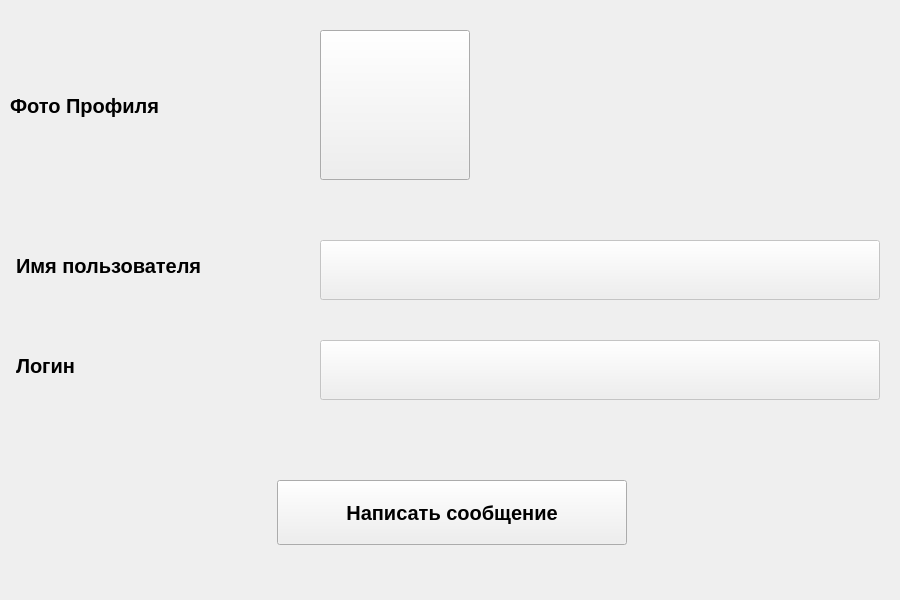
<?xml version="1.0" encoding="UTF-8"?>
<ui version="4.0">
 <class>Form</class>
 <widget class="QWidget" name="Form">
  <property name="geometry">
   <rect>
    <x>0</x>
    <y>0</y>
    <width>900</width>
    <height>600</height>
   </rect>
  </property>
  <property name="minimumSize">
   <size>
    <width>900</width>
    <height>600</height>
   </size>
  </property>
  <property name="maximumSize">
   <size>
    <width>900</width>
    <height>600</height>
   </size>
  </property>
  <property name="windowTitle">
   <string>Информация профиля</string>
  </property>
  <property name="windowIcon">
   <iconset>
    <normaloff>../Структурные фото/Икона.png</normaloff>../Структурные фото/Икона.png</iconset>
  </property>
  <widget class="QPushButton" name="pushButton_2">
   <property name="enabled">
    <bool>false</bool>
   </property>
   <property name="geometry">
    <rect>
     <x>320</x>
     <y>240</y>
     <width>560</width>
     <height>60</height>
    </rect>
   </property>
   <property name="font">
    <font>
     <family>Arial</family>
     <pointsize>15</pointsize>
     <weight>75</weight>
     <italic>false</italic>
     <bold>true</bold>
    </font>
   </property>
   <property name="text">
    <string/>
   </property>
  </widget>
  <widget class="QLabel" name="label_2">
   <property name="geometry">
    <rect>
     <x>16</x>
     <y>220</y>
     <width>301</width>
     <height>91</height>
    </rect>
   </property>
   <property name="font">
    <font>
     <pointsize>15</pointsize>
     <weight>75</weight>
     <bold>true</bold>
    </font>
   </property>
   <property name="text">
    <string>Имя пользователя</string>
   </property>
  </widget>
  <widget class="QLabel" name="label_3">
   <property name="geometry">
    <rect>
     <x>16</x>
     <y>320</y>
     <width>301</width>
     <height>91</height>
    </rect>
   </property>
   <property name="font">
    <font>
     <pointsize>15</pointsize>
     <weight>75</weight>
     <bold>true</bold>
    </font>
   </property>
   <property name="text">
    <string>Логин</string>
   </property>
  </widget>
  <widget class="QLabel" name="label">
   <property name="geometry">
    <rect>
     <x>10</x>
     <y>60</y>
     <width>301</width>
     <height>91</height>
    </rect>
   </property>
   <property name="font">
    <font>
     <pointsize>15</pointsize>
     <weight>75</weight>
     <bold>true</bold>
    </font>
   </property>
   <property name="text">
    <string>Фото Профиля</string>
   </property>
  </widget>
  <widget class="QPushButton" name="pushButton_3">
   <property name="enabled">
    <bool>false</bool>
   </property>
   <property name="geometry">
    <rect>
     <x>320</x>
     <y>340</y>
     <width>560</width>
     <height>60</height>
    </rect>
   </property>
   <property name="font">
    <font>
     <family>Arial</family>
     <pointsize>15</pointsize>
     <weight>75</weight>
     <italic>false</italic>
     <bold>true</bold>
    </font>
   </property>
   <property name="text">
    <string/>
   </property>
  </widget>
  <widget class="QPushButton" name="pushButton_4">
   <property name="geometry">
    <rect>
     <x>277</x>
     <y>480</y>
     <width>350</width>
     <height>65</height>
    </rect>
   </property>
   <property name="font">
    <font>
     <family>Arial</family>
     <pointsize>15</pointsize>
     <weight>75</weight>
     <italic>false</italic>
     <bold>true</bold>
    </font>
   </property>
   <property name="text">
    <string>Написать сообщение</string>
   </property>
  </widget>
  <widget class="QPushButton" name="pushButton">
   <property name="geometry">
    <rect>
     <x>320</x>
     <y>30</y>
     <width>150</width>
     <height>150</height>
    </rect>
   </property>
   <property name="text">
    <string/>
   </property>
   <property name="iconSize">
    <size>
     <width>140</width>
     <height>140</height>
    </size>
   </property>
  </widget>
 </widget>
 <resources/>
 <connections/>
</ui>
